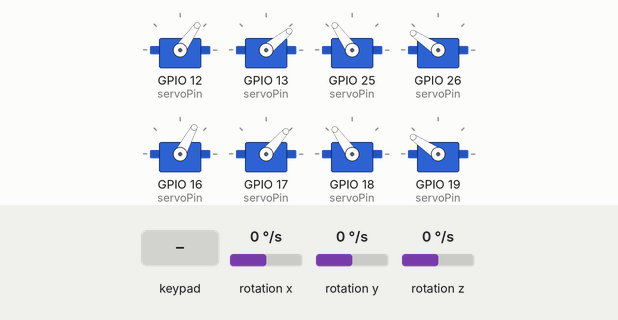
Recording of a sketch running on a simulated ESP32. On the bench: 8 × servo. Wiring (inferred from the names in the program): L3G4200D gyroscope at I2C address 0x6B. The test bench sets the inputs (shaded band); at power-on: rotation y 0 °/s, rotation x 0 °/s, rotation z 0 °/s. Nothing arrives over Bluetooth unless stated; what the sketch prints to the serial monitor is not drawn.

Above: at 5.9 s.
6.0 s: key 'U' pressed
At 7.25 s:
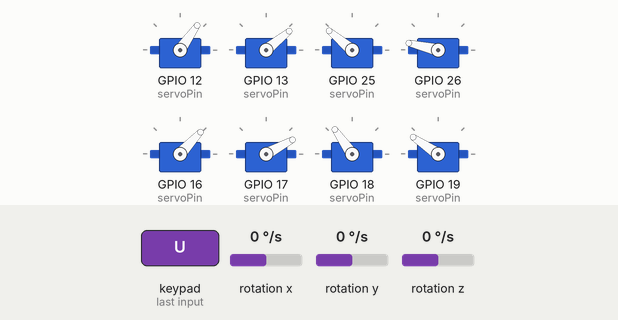
9.0 s: rotation y set to -192 °/s
12.0 s: rotation y set to -100 °/s
15.0 s: rotation y set to 100 °/s
18.0 s: key 'X' pressed
19.9 s: key 'O' pressed
At 31.85 s:
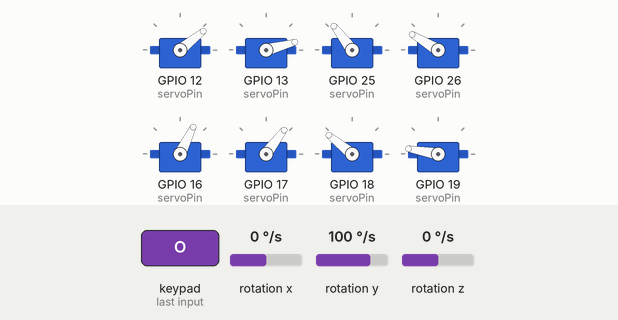
Timing chart, 0 to 40.6 s (numbered marks = the images above; inputs shaded):
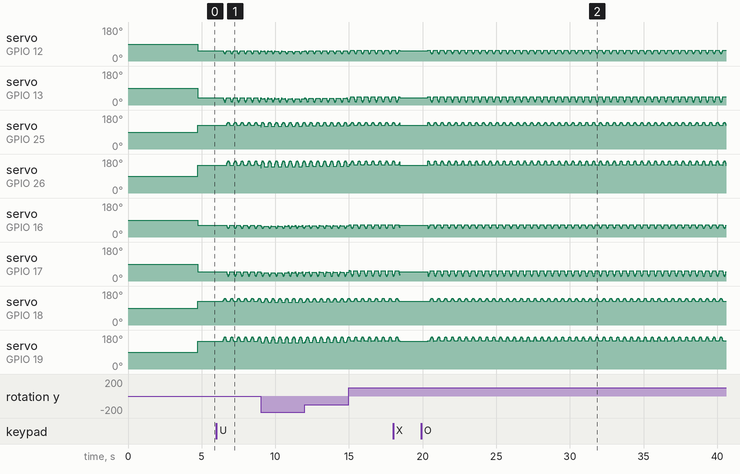

The sketch:

quadruped-horse-robot.ino
```cpp
#include <ESP32Servo.h>
#include "controller.h"
#include "gait.h"

/* ESP32 WROOM-DA Module */

GAIT gait;

void setup() {
  delay(2000);

  Serial.begin(115200);
  Controller::init();

  delay(1000);
  gait.begin();

  //delay(3000);

  //gait.set(MODE::TROT);
}

void loop() {
  //Controller::setPlayerLED();
  gait.control();
}
```

AdvancedServo.cpp
```cpp
#include "AdvancedServo.h"

void AdvancedServo::setOffset(int offset = 0) {
  this->offset = offset;
}


void AdvancedServo::setReverse(int reversePoint) {
  this->isReverse = true;
  this->reversePoint = reversePoint;
}


void AdvancedServo::unsetReverse() {
  this->isReverse = false;
}


int AdvancedServo::read() {
  return Servo::read() - this->offset;
}


void AdvancedServo::write(int value) {
  if (this->isReverse) {
    Servo::write(this->reversePoint - (value + this->offset));
  } else {
    Servo::write(value + this->offset);
  }
}
```

AdvancedServo.h
```cpp
#pragma once

#include <Arduino.h>

#if defined(ESP32)
#include <ESP32Servo.h>
#else
#include <Servo.h>
#endif


class AdvancedServo : public Servo {
public:
  void setOffset(int offset);
  void setReverse(int reversePoint);
  void unsetReverse();

  void write(int value);
  int read();

  int offset = 0;
  int reversePoint = 0;
  bool isReverse = false;

private:
};
```

L3GD20H.cpp
```cpp
#include "L3GD20H.h"

void L3GD20H::init(uint32_t i2cClock, uint32_t timeout){
  Wire.begin();
  Wire.setClock(i2cClock);
  //Wire.setWireTimeout(timeout, true);

  Wire.beginTransmission(L3GD20H_ADDR);
  Wire.write(L3GD20H_CTRL1);
  Wire.write(0b00001111);
  Wire.endTransmission();

  this->calibration();
}

void L3GD20H::get(int16_t *x, int16_t *y, int16_t *z) {
  this->getX(x);
  this->getY(y);
  this->getZ(z);

  /*Serial.print(*x);
  Serial.print(",");
  Serial.print(*y);
  Serial.print(",");
  Serial.println(*z);*/
}

void L3GD20H::getX(int16_t *x){
  int highBit, lowBit;

  lowBit = this->read(L3GD20H_OUT_X_L);
  highBit = this->read(L3GD20H_OUT_X_H);
  *x = ((highBit << 8) | lowBit) - this->x0 ;
}

void L3GD20H::getY(int16_t *y){
  int highBit, lowBit;

  lowBit = this->read(L3GD20H_OUT_Y_L);
  highBit = this->read(L3GD20H_OUT_Y_H);
  *y = ((highBit << 8) | lowBit) - this->y0 ;
}

void L3GD20H::getZ(int16_t *z){
  int highBit, lowBit;

  lowBit = this->read(L3GD20H_OUT_Z_L);
  highBit = this->read(L3GD20H_OUT_Z_H);
  *z = ((highBit << 8) | lowBit) - this->z0 ;
}


void L3GD20H::calibration(){
  int16_t xsum = 0, ysum = 0, zsum = 0;
  int16_t x, y, z;

  this->x0 = 0;
  this->y0 = 0;
  this->z0 = 0;

  for (uint8_t i = 0; i < 100; i++) {
    this->get(&x, &y, &z);

    xsum += x;
    ysum += y;
    zsum += z;
    delay(10);
  }
  this->x0 = xsum / 100;
  this->y0 = ysum / 100;
  this->z0 = zsum / 100;
}

uint8_t L3GD20H::read(uint8_t reg){
  Wire.beginTransmission(L3GD20H_ADDR);
  Wire.write(reg);
  Wire.endTransmission();
  Wire.requestFrom(L3GD20H_ADDR, 1);
  return Wire.read();
}
```

L3GD20H.h
```cpp
#pragma once

#include <Arduino.h>
#include <Wire.h>

#define L3GD20H_ADDR   0x6b
#define L3GD20H_CTRL1  0x20
#define L3GD20H_CTRL2  0x21
#define L3GD20H_CTRL3  0x22
#define L3GD20H_CTRL4  0x23
#define L3GD20H_CTRL5  0x24

#define L3GD20H_OUT_X_L  0x28
#define L3GD20H_OUT_X_H  0x29
#define L3GD20H_OUT_Y_L  0x2a
#define L3GD20H_OUT_Y_H  0x2b
#define L3GD20H_OUT_Z_L  0x2c
#define L3GD20H_OUT_Z_H  0x2d

#define L3GD20H_WHO_AM_I 0x0f


class L3GD20H{
public:
  void init(uint32_t i2cClock = 100000, uint32_t timeout = 25000);
  void get(int16_t *x, int16_t *y, int16_t *z);
  void calibration();

  void getX(int16_t *x);
  void getY(int16_t *y);
  void getZ(int16_t *z);

private:
  int16_t x0, y0, z0;

  uint8_t read(uint8_t reg);

};
```

controller.cpp
```cpp
#include "controller.h"
#include "gait.h"

int Controller::player = 0;
int Controller::battery = 0;
//MODE Controller::mode = MODE::MOVE;

extern GAIT gait;

void Controller::init() {
  Ps3.attach(Controller::notify);
  Ps3.attachOnConnect(Controller::onConnect);
  Ps3.begin("c4:5b:be:33:ba:22");

  Serial.print("Connect.");

  while (!Ps3.isConnected()) {
    Serial.print(".");
    delay(700);
  }
  Serial.printf("\nConnected!\n\n");

  Ps3.setPlayer(Controller::player);
}

void Controller::notify() {
  //まるバツ四角三角
  if (Ps3.event.button_down.cross) {
  }
  if (Ps3.event.button_up.cross) {
    gait.set(MODE::STOP);
  }
  if (Ps3.event.button_down.square) {
  }
  if (Ps3.event.button_up.square) {
  }
  if (Ps3.event.button_down.triangle) {
  }
  if (Ps3.event.button_up.triangle) {

  }

  if (Ps3.event.button_down.circle) {
  }
  if (Ps3.event.button_up.circle) {
    gait.set(MODE::TROT);
  }

  //十字キー
  if (Ps3.event.button_down.up) {
  }
  if (Ps3.event.button_up.up) {
    gait.set(MODE::TROT);
  }
  if (Ps3.event.button_down.right) {

  }
  if (Ps3.event.button_up.right) {
  }
  if (Ps3.event.button_down.down) {
  }
  if (Ps3.event.button_up.down) {
  }

  if (Ps3.event.button_down.left) {

  }
  if (Ps3.event.button_up.left) {
  }

  //トリガー1
  if (Ps3.event.button_down.l1) {
  }
  if (Ps3.event.button_up.l1) {
  }

  if (Ps3.event.button_down.r1) {
  }
  if (Ps3.event.button_up.r1) {
  }

  //トリガー2
  if (Ps3.event.button_down.l2) {
    //snake.resume();
  }
  if (Ps3.event.button_up.l2) {
    //snake.suspend();
  }

  if (Ps3.event.button_down.r2) {
  }
  if (Ps3.event.button_up.r2) {
  }

  //スティック押し込み
  if (Ps3.event.button_down.l3) {
  }
  if (Ps3.event.button_up.l3) {
    //snake.reset();
  }

  if (Ps3.event.button_down.r3) {
  }
  if (Ps3.event.button_up.r3) {
  }

  //いろいろ
  if (Ps3.event.button_down.select) {
  }
  if (Ps3.event.button_up.select) {
  }

  if (Ps3.event.button_down.start) {
  }
  if (Ps3.event.button_up.start) {
  }

  if (Ps3.event.button_down.ps) {
  }
  if (Ps3.event.button_up.ps) {
  }


  //アナログスティック
  if (abs(Ps3.event.analog_changed.stick.lx) + abs(Ps3.event.analog_changed.stick.ly) > 2) {
    float x = Ps3.data.analog.stick.lx;
    float y = Ps3.data.analog.stick.ly;


    float norm   = sqrt(x * x + y * y) * 20 / 128.0;
    if(y > 0){
      norm = -norm;
    }

    Serial.print(norm);
    Serial.print(",");
    Serial.println(norm*(128+x)/128.0);

    if(x < 0 ){
      gait.setDirection(norm,  norm*(128+x)/128.0 );
    } else {
      gait.setDirection(norm*(128-x)/128.0,  norm );
    }
  } else if (abs(Ps3.event.analog_changed.stick.lx) + abs(Ps3.event.analog_changed.stick.ly) <= 2) {
  }

  if (abs(Ps3.event.analog_changed.stick.rx) + abs(Ps3.event.analog_changed.stick.ry) > 2) {


  } else if (abs(Ps3.event.analog_changed.stick.rx) + abs(Ps3.event.analog_changed.stick.ry) <= 2) {
  }


  //---------------------- Battery events ---------------------
  if (Controller::battery != Ps3.data.status.battery) {
    Controller::battery = Ps3.data.status.battery;
    Serial.print("The controller battery is ");
    if (Controller::battery == ps3_status_battery_charging) Serial.println("charging");
    else if (Controller::battery == ps3_status_battery_full) Serial.println("FULL");
    else if (Controller::battery == ps3_status_battery_high) Serial.println("HIGH");
    else if (Controller::battery == ps3_status_battery_low) Serial.println("LOW");
    else if (Controller::battery == ps3_status_battery_dying) Serial.println("DYING");
    else if (Controller::battery == ps3_status_battery_shutdown) Serial.println("SHUTDOWN");
    else Serial.println("UNDEFINED");
  }
}

void Controller::onConnect() {
  Serial.printf("\nConnected.\n\n");
}

void Controller::setPlayerLED(){
  if (!Ps3.isConnected()) return;
  Ps3.setPlayer(1);
  Ps3.setPlayer(Controller::player);
}
```

controller.h
```cpp
#pragma once

#include <Arduino.h>
#include <Ps3Controller.h>

namespace Controller {
  extern int player;
  extern int battery;

  void init();

  void notify();
  void onConnect();
  void setPlayerLED();
}
```

gait.cpp
```cpp
#include <math.h>
#include "gait.h"

double t = 0;

/* 右前 左前 右後 左後 */
/* 関節は体に近いほうから */
AdvancedServo servo[4][2];

MODE mode = MODE::STOP;

L3GD20H gyro;

int16_t formerGyroX = 0, formerGyroY = 0, formerGyroZ = 0;
int16_t gyroX, gyroY, gyroZ;

double rCorrection = 0;
double lCorrection = 0;

//TaskHandle_t control_task;


void GAIT::begin() {

  gyro.init(GYRO_I2C_CLOCK, 500);

  delay(500);

  for (int i = 0; i < 4; i++) {
    servo[i][0].attach(servoPin[i][0], 500, 2400);
    servo[i][1].attach(servoPin[i][1], 500, 2400);

    servo[i][0].setOffset(servoOffset[i][0]);
    servo[i][1].setOffset(servoOffset[i][1]);

    if(i%2 != 0){
      servo[i][0].setReverse(180);
      servo[i][1].setReverse(180);
    }
  }

  //MsTimer2::set(20, control);
  //MsTimer2::start();
  //xTaskCreateUniversal(this->control, "control servo", 8192, NULL, 1, &control_task, APP_CPU_NUM);
}

void GAIT::set(MODE m) {
  mode = m;
}

void GAIT::setDirection(double r, double l) {
  rCorrection = r;
  lCorrection = l;
}


void GAIT::write(double theta1, double theta2, LEG leg) {
  servo[int(leg)][0].write(int(theta1));
  servo[int(leg)][1].write(90 - int(theta2));
}


void GAIT::control() {
  while (1) {
    gyro.get(&gyroX, &gyroY, &gyroZ);

    switch (mode) {
      case MODE::TROT:
        trot();
        break;

      case MODE::STOP:
        stop();
        break;

      default:
        stop();
        break;
    }

    formerGyroX = gyroX;
    formerGyroY = gyroY;
    formerGyroZ = gyroZ;

    delay(20);
  }
}


void GAIT::trot(bool reverse) {
  double x, y;
  double theta1, theta2;

  const double offset[4] = { 0, M_PI, M_PI, 0 };

  double gainY = (gyroY - formerGyroY) / 20000.0 + gyroY / 10000.0;
  //double gainZ = (gyroZ-formerGyroZ)/10000.0 + gyroZ/5000.0;

  double yf[4] = { 0 + gainY, 0 - gainY, 0 + gainY, 0 - gainY };
  double zf[4] = { 0 + rCorrection, 0 + lCorrection, 0 + rCorrection, 0 + lCorrection };
  //double zf[4] = { gainZ, -gainZ, gainZ, -gainZ };

  for (uint8_t i = 0; i < 4; i++) {
    x = (0 + zf[i]) * cos(-(t + offset[i]));
    y = 80 + 10 * sin(-(t + offset[i]));

    if (y > 80) { y = 80 + yf[i]; }

    IK(x, y, &theta1, &theta2);

    write(theta1 * 180 / M_PI, theta2 * 180 / M_PI, (LEG)i);
  }
  if (reverse) {
    t -= 0.3;
  } else {
    t += 0.3;
  }
}


void GAIT::stop() {

  double theta1, theta2;

  IK(0, 80, &(theta1), &(theta2));
  for (uint8_t i = 0; i < 4; i++) {
    write(theta1 * 180 / M_PI, theta2 * 180 / M_PI, (LEG)i);
  }
}


void GAIT::IK(double x, double y, double *theta1, double *theta2) {
  *theta1 = -acos((x * x + y * y + ARM_LENGTH_1 * ARM_LENGTH_1 - ARM_LENGTH_2 * ARM_LENGTH_2) / (2 * ARM_LENGTH_1 * sqrt(x * x + y * y))) + atan2(y, x);
  *theta2 = atan2((y - ARM_LENGTH_1 * sin(*theta1)), (x - ARM_LENGTH_1 * cos(*theta1))) - *theta1;

  return;
}

int8_t GAIT::powOfMinus1(int32_t n) {
  if (n % 2) {
    return 1;
  }
  return -1;
}
```

gait.h
```cpp
#pragma once

#include <Arduino.h>
//#include <freertos/FreeRTOS.h>
//#include <ESP32Servo.h>
#include "AdvancedServo.h"
#include "L3GD20H.h"

#define ARM_LENGTH_1 35.0
#define ARM_LENGTH_2 55.0

/*
  10000   low speed mode
  100000  standard mode
  400000  fast mode
  1000000 fast mode plus
  3400000 high speed mode
*/
#define GYRO_I2C_CLOCK 400000

enum LEG {
  RIGHT_FRONT = 0,
  LEFT_FRONT = 1,
  RIGHT_REAR = 2,
  LEFT_REAR = 3
};

enum class MODE{
  TROT,
  STOP
};


/* 右前 左前 右後 左後 */
/* 関節は体に近いほうから */
const uint8_t servoPin[4][2] = { { 12, 13 }, { 25, 26 }, { 16, 17 }, { 18, 19 } };

const int8_t servoOffset[4][2] = { { 0, 5 }, { 0, 0 }, { 7, 15 }, { 0, 0 } };

class GAIT {
public:
  void begin();

  void set(MODE m);

  void control();

  void setDirection(double r, double l);

private:
  static void IK(double x, double y, double *theta1, double *theta2);

  static void trot(bool reverse = false);
  static void stop();

  static void write(double theta1, double theta2, LEG leg);

  static int8_t powOfMinus1(int32_t n);
};
```
